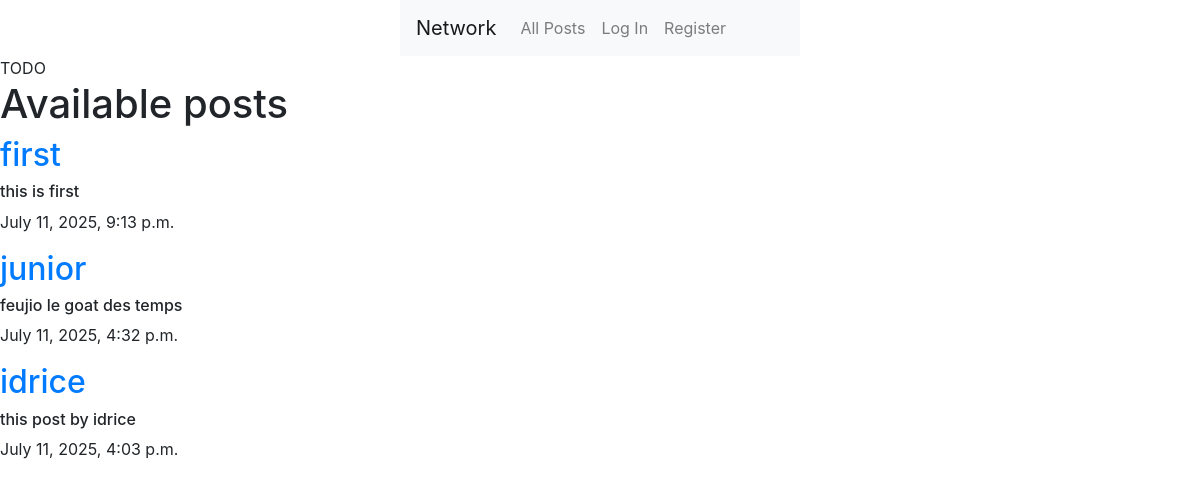
The app's page /, older data.
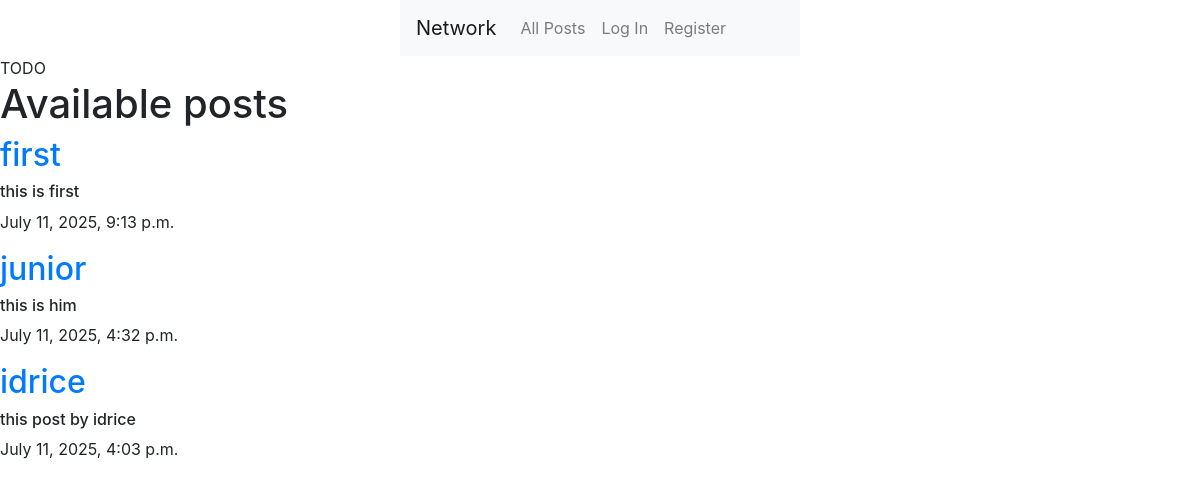
The same page, newer data.
### network/models.py (models this page shows, shortened)
class Posts(models.Model):
    content = models.CharField(max_length=164)
    user = models.ForeignKey(User, on_delete=models.CASCADE, related_name="author")
    date = models.DateTimeField(auto_now_add=True)

class User(AbstractUser):
    pass

### network/views.py (the view)
# urls.py: path("", views.index, name="index"),
def index(request):
    posts = Posts.objects.all().order_by('id').reverse()
    pagi = Paginator(posts, 10)
    paginumber = request.GET.get('page')
    pagePosts = pagi.get_page(paginumber)
    likes = Like.objects.all()
    liked = []
    try:
        for like in likes:
            if like.user.id == request.user.id:
                liked.append(like.post.id)
    except:
        liked=[]
    context = {
        "liked":liked,
        "posts":posts,
        "pagePosts":pagePosts
    }
    return render(request, "network/index.html", context)

### network/templates/network/index.html (shortened to what this page needs)
{% extends "network/layout.html" %}
{% block body %}
    TODO
    <h1>Available posts</h1>
    <div>
        {%for post in pagePosts %}
          <div>
            <h2><a href="{%url 'profile' user_id=post.user.id%}">{{post.user}}</a></h2>
            <h6 id="content_{{post.id}}">{{post.content}}</h6>
            <p>{{post.date}}</p>
                    </div>
                    {%endfor%}
                </div>
{% endblock %}

### network/templates/network/layout.html (shortened to what this page needs)
{% load static %}
<!DOCTYPE html>
<html lang="en">
    <head>
        <link rel="stylesheet" href="https://cdn.jsdelivr.net/npm/bootstrap@4.0.0/dist/css/bootstrap.min.css">
        <link rel="stylesheet" href="https://stackpath.bootstrapcdn.com/bootstrap/4.4.1/css/bootstrap.min.css">
        <link href="{% static 'network/styles.css' %}" rel="stylesheet">
    </head>
    <body>
        <nav class="navbar navbar-expand-lg navbar-light bg-light">
            <a class="navbar-brand" href="{%url 'index'%}">Network</a>
            <div>
              <ul class="navbar-nav mr-auto">
                <li class="nav-item">
                  <a class="nav-link" href="{% url 'index' %}">All Posts</a>
                </li>
                {% if user.is_authenticated %}
                    <li class="nav-item">
                        <a class="nav-link" href="{%url 'following'%}">Following</a>
                    </li>
                    <li class="nav-item">
                        <a class="nav-link" href="{% url 'logout' %}">Log Out</a>
                    </li>
                {% else %}
                    <li class="nav-item">
                        <a class="nav-link" href="{% url 'login' %}">Log In</a>
                    </li>
                    <li class="nav-item">
                        <a class="nav-link" href="{% url 'register' %}">Register</a>
                    </li>
                {% endif %}
              </ul>
            </div>
          </nav>
        <div class="body">
            {% block body %}
            {% endblock %}
        </div>
    </body>
</html>

### network/static/network/styles.css (style rules this page uses)
nav { display: block; width: 400px; margin: 0 auto; }

Row changes from the older to the newer data that the page shows:
changed Posts "junior": content "feujio le goat des temps" → "this is him"
